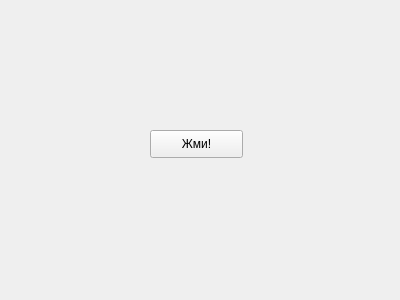
<?xml version="1.0" encoding="UTF-8"?>
<ui version="4.0">
 <class>Form</class>
 <widget class="QWidget" name="Form">
  <property name="geometry">
   <rect>
    <x>0</x>
    <y>0</y>
    <width>400</width>
    <height>300</height>
   </rect>
  </property>
  <property name="windowTitle">
   <string>Form</string>
  </property>
  <widget class="QPushButton" name="pushButton">
   <property name="geometry">
    <rect>
     <x>150</x>
     <y>130</y>
     <width>93</width>
     <height>28</height>
    </rect>
   </property>
   <property name="text">
    <string>Жми!</string>
   </property>
  </widget>
 </widget>
 <resources/>
 <connections/>
</ui>
